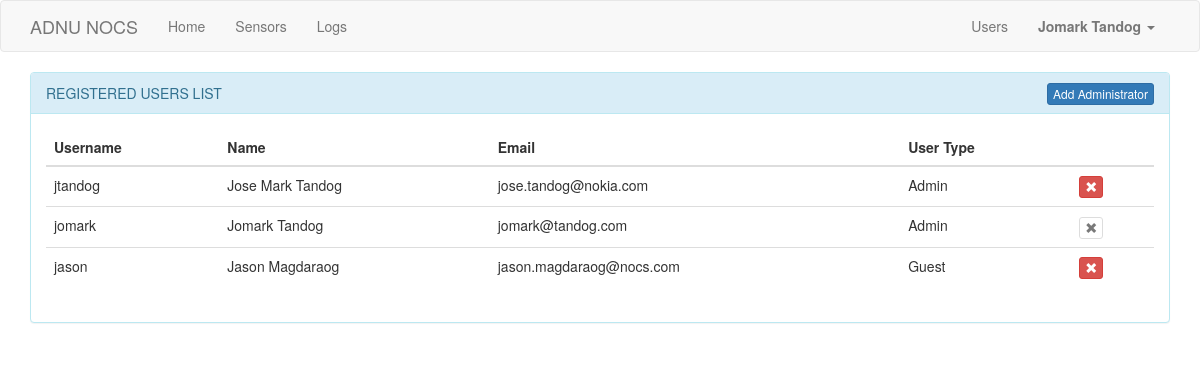
The app's page /users (signed in), older data.
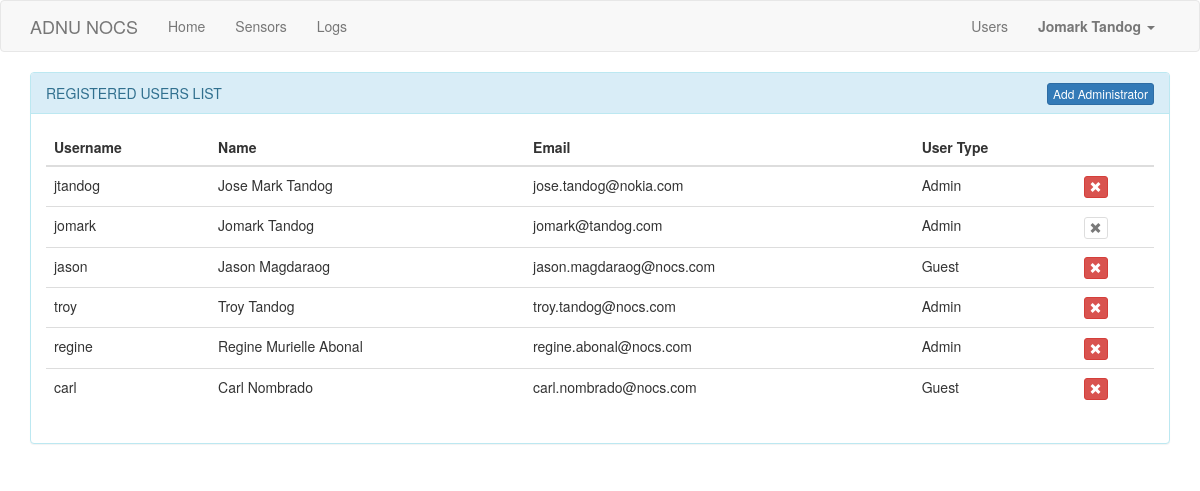
The same page, newer data.
### app/models.py (models this page shows, shortened)
class User(UserMixin, db.Model):
	id = db.Column(db.Integer, primary_key=True)
	username = db.Column(db.String(64), index=True, unique=True)
	name = db.Column(db.String(120), index=True, unique=True)
	email = db.Column(db.String(120), index=True, unique=True)
	user_type = db.Column(db.String(120), index=True)
	password_hash = db.Column(db.String(128))
	posts = db.relationship('Post', backref='author', lazy='dynamic')
	about_me = db.Column(db.String(140))
	last_seen = db.Column(db.DateTime, default=datetime.utcnow)
	followed = db.relationship('User', secondary=followers,\
		primaryjoin=(followers.c.follower_id == id),\
		secondaryjoin=(followers.c.followed_id == id),\
		backref=db.backref('followers', lazy='dynamic'), lazy='dynamic')

### app/routes.py (the view)
@app.route('/users')
@login_required
def users():
    if current_user.user_type != 'Admin':
        return redirect(url_for('index'))
    users = User.query.all()
    return render_template('users.html', title='Users', users=users, current_user=current_user)

### app/models.py (called while the page is built)
@login.user_loader
def load_user(id):
	return User.query.get(int(id))

### app/routes.py (called while the page is built)
@app.before_request
def before_request():
    if current_user.is_authenticated:
        current_user.last_seen = datetime.utcnow()
        db.session.commit()

### app/templates/users.html
{% extends "base.html" %}
{% block app_content %}
    <div class="panel panel-info">
      <div class="panel-heading">
        REGISTERED USERS LIST
        <a href="{{ url_for('register', user_type='Admin') }}" class="btn btn-primary btn-xs" style="float: right;">
            Add Administrator
        </a>
      </div>
      <div class="panel-body">
        <table class="table table-hover">
            <thead>
            <tr>
                <th>Username</th>
                <th>Name</th>
                <th>Email</th>
                <th>User Type</th>
                <th></th>
            </tr>
            </thead>
            <tbody>
                {% for user in users%}
                    <tr>
                        <td>{{ user.username }}</td>
                        <td>{{ user.name }}</td>
                        <td>{{ user.email }}</td>
                        <td>{{ user.user_type }}</td>
                        <td>
                            {% if current_user.id == user.id %}
                                <button type="submit" class="btn btn-default btn-xs" disabled="true">
                                    <span class="glyphicon glyphicon-remove" aria-hidden="true"></span>
                                </button>
                            {% else %}
                                <form method="post" action="{{ url_for('remove', id=user.id) }}">
                                    <button type="submit" class="btn btn-danger btn-xs">
                                        <span class="glyphicon glyphicon-remove" aria-hidden="true"></span>
                                    </button>
                                </form>
                            {% endif %}
                        </td>
                    </tr>
                {% endfor %}
            </tbody>
        </table>
      </div>
    </div>
{% endblock %}

### app/templates/base.html (shortened to what this page needs)
{% extends 'bootstrap/base.html' %}
{% block navbar %}
    <nav class="navbar navbar-default">
        <div class="container">
            <div class="navbar-header">
                <a class="navbar-brand" href="{{ url_for('index') }}">ADNU NOCS</a>
            </div>
            <div class="collapse navbar-collapse" id="bs-example-navbar-collapse-1">
                <ul class="nav navbar-nav">
                    <li><a href="{{ url_for('index') }}">Home</a></li>
                    {% if current_user.is_authenticated %}
                    <li><a href="{{ url_for('sensor') }}">Sensors</a></li>
                    <li><a href="{{ url_for('csv_page') }}">Logs</a></li>
                    {% endif %}
                </ul>
                <ul class="nav navbar-nav navbar-right">
                    {% if current_user.is_anonymous %}
                        <li><a href="{{ url_for('login') }}">Login</a></li>
                    {% else %}
                        {% if current_user.user_type == 'Admin' %}
                            <li><a href="{{ url_for('users') }}">Users</a></li>
                        {% endif %}
                        <li class="dropdown">
                        <a href="#" class="dropdown-toggle" data-toggle="dropdown" role="button" aria-haspopup="true" aria-expanded="false"><b> {{ current_user.name }} </b> <span class="caret"></span></a>
                      </li>
                    {% endif %}
                </ul>
            </div>
        </div>
    </nav>
{% endblock %}
{% block content %}
    <div class="container">
        {% block app_content %}{% endblock %}
    </div>
{% endblock %}

Row changes from the older to the newer data that the page shows:
added User: username "troy", name "Troy Tandog", email "troy.tandog@nocs.com", user_type "Admin"
added User: username "regine", name "Regine Murielle Abonal", email "regine.abonal@nocs.com", user_type "Admin"
added User: username "carl", name "Carl Nombrado", email "carl.nombrado@nocs.com", user_type "Guest"
